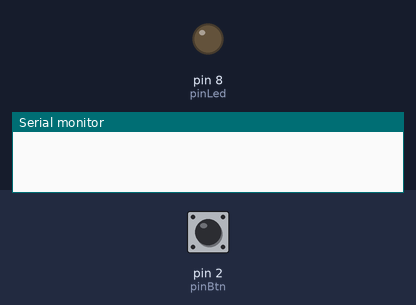
Simulated run of this sketch. Board: Arduino Uno, built with avr-gcc and run on an emulated ATmega328P. On the bench: output pins drawn as LEDs (lit = HIGH), the last lines printed to the serial monitor. The test bench sets the inputs (shaded band); at power-on: pin 2 (pinBtn) LOW.

Above: at 1.2 s.
1.3 s: pin 2 (pinBtn) pulled HIGH for 0.15 s
At 2.6 s:
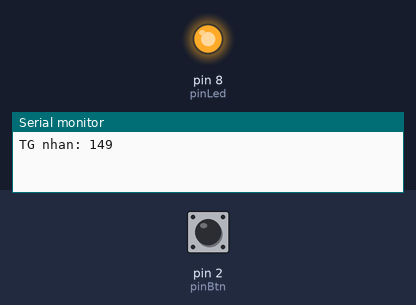
2.9 s: pin 2 (pinBtn) pulled HIGH for 1 s
At 5.0 s:
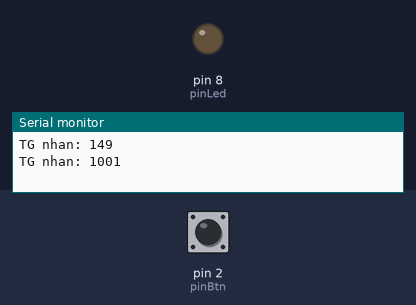
5.4 s: pin 2 (pinBtn) pulled HIGH for 3.2 s
At 9.8 s:
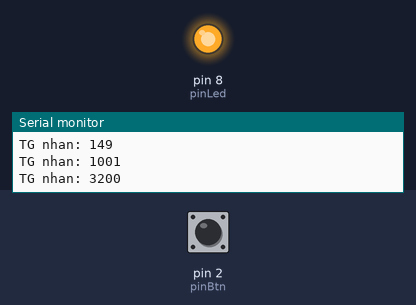
Timing chart, 0 to 11.3 s (numbered marks = the images above; inputs shaded):
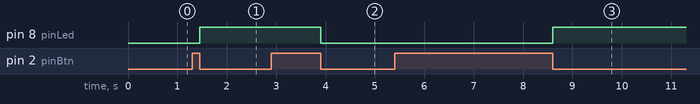

Measured:
- after the input at 1.3 s, pin 8 (pinLed): LOW → HIGH after 0.15 s
- after the input at 2.9 s, pin 8 (pinLed): HIGH → LOW after 1.0 s
- after the input at 5.4 s, pin 8 (pinLed): LOW → HIGH after 3.2 s

The sketch:

Week6_Thuchanh1_Bai4.ino
```cpp
#define pinBtn 2
#define pinLed 8
const unsigned long debounceDelay = 50;
unsigned long lastDebounceTime = 0;

void setup() {
  pinMode(pinBtn, INPUT);
  pinMode(pinLed, OUTPUT);
  Serial.begin(9600);
}

// void loop() {
//   static bool lastBtnState = HIGH;
//   bool btnState = digitalRead(pinBtn);

//   if (btnState != lastBtnState)
//     lastDebounceTime = millis();

//   if ((millis() - lastDebounceTime) > debounceDelay) {
//     if (btnState == LOW) {
//       digitalWrite(pinLed, !digitalRead(pinLed));
//     }
//   }

//   lastBtnState = btnState;
// }
  long A, B = 0;
  int stBTN, tttd;
void loop(){
  stBTN = digitalRead(2);
  // Nhan
  if (stBTN == HIGH && tttd == LOW) {
    A = millis();
  }

  // Khong nhan
  if(stBTN == LOW && tttd==HIGH){
    B = millis();
    Serial.print("TG nhan: ");
    Serial.println(B-A);

    if(B-A > 120)
      digitalWrite(pinLed, !digitalRead(pinLed));
  }
  tttd = stBTN;
}
```
